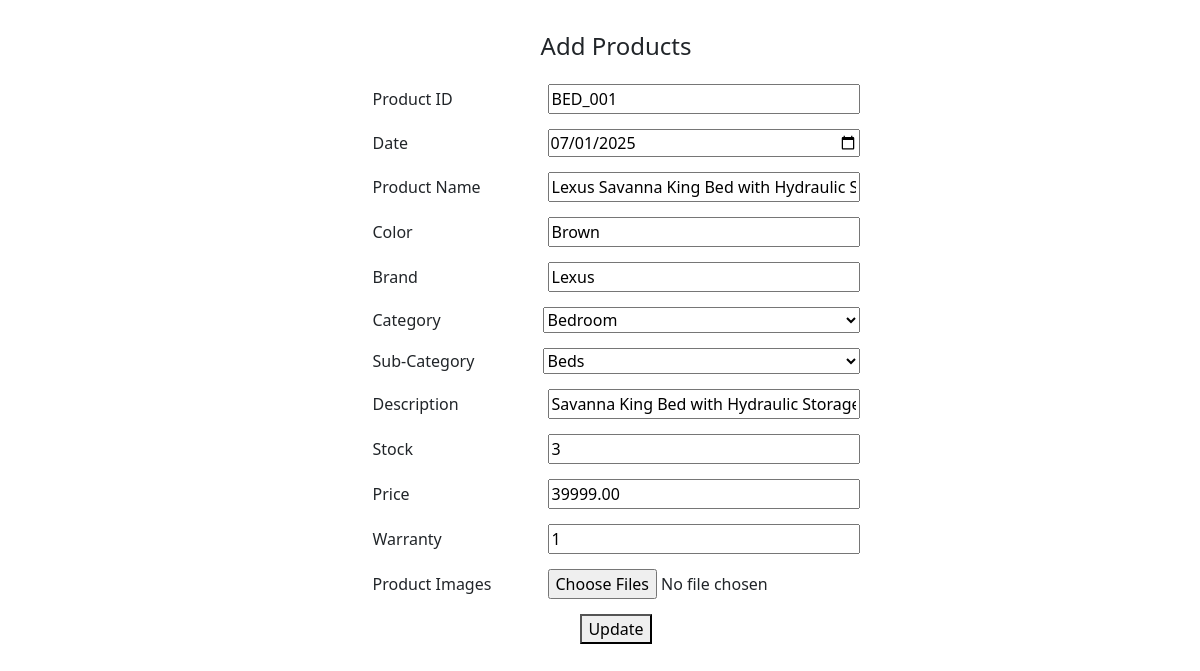
/product/update_product/BED_001, run on an earlier commit of the app's database.
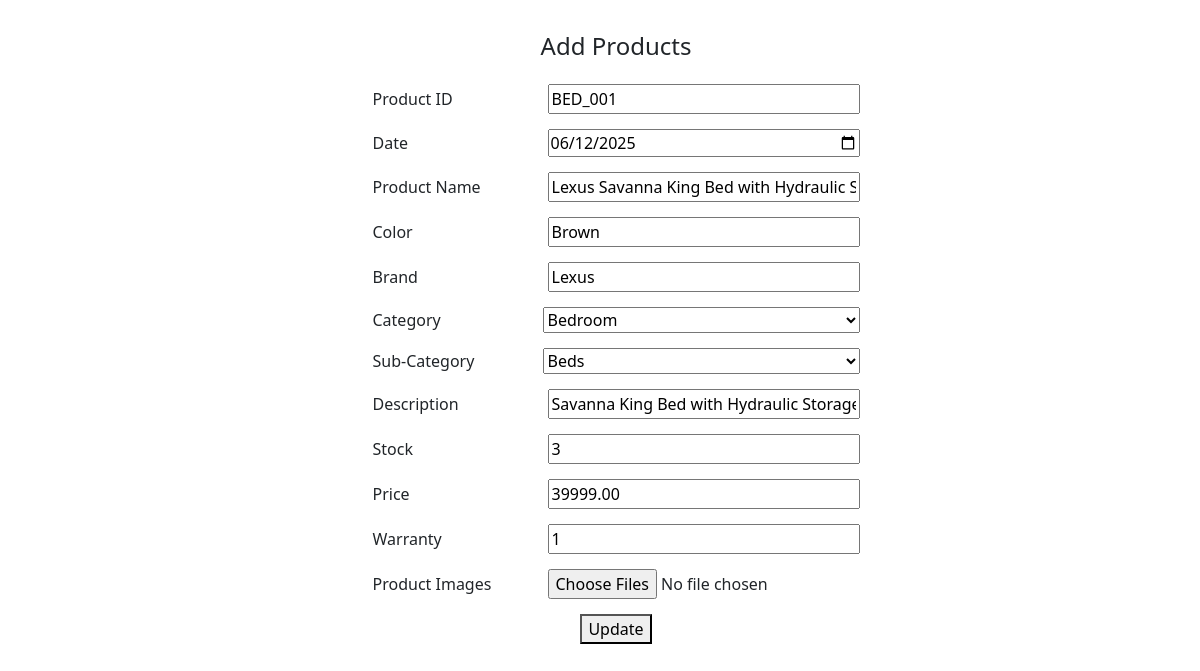
And on a later commit of the database.
### product_app/models.py (models this page shows, shortened)
class Products(models.Model):
    p_id = models.CharField(primary_key=True,max_length=20)
    date = models.DateField(default=datetime.date.today)
    p_name = models.CharField(max_length=100)
    color = models.CharField(max_length=20,blank=True,null=True)
    brand = models.CharField(max_length=20,blank=True)
    category = models.ForeignKey(Category,on_delete=models.CASCADE)
    sub_category = models.ForeignKey(Sub_category, on_delete=models.CASCADE)
    description = models.CharField(max_length=20,blank=True)
    stock = models.IntegerField()
    price = models.DecimalField(decimal_places=2,max_digits=10)
    warranty = models.CharField(max_length=20,blank=True)

### category_app/models.py (models this page shows, shortened)
class Category(models.Model):
    category_id = models.CharField(primary_key=True, max_length=20)
    category_name = models.CharField(max_length=20)
    category_image = models.ImageField(upload_to='category_image/',null=True)

### sub_category_app/models.py (models this page shows, shortened)
class Sub_category(models.Model):
    sub_cat_id = models.CharField(primary_key=True,max_length=20)
    sub_cat_name = models.CharField(max_length = 20)
    category = models.ForeignKey(Category,on_delete=models.CASCADE)
    sub_cat_image = models.ImageField(upload_to='sub_cat_image/',null=True)

### product_app/views.py (the view, shortened to what this page needs)
# urls.py: path('update_product/<str:id>',views.update_product,name='update_product'),
def update_product(request, id):
    products = Products.objects.get(p_id=id)
    product_image = Product_image.objects.filter(p_id=products).first()
    categories = Category.objects.all()
    return render(request, 'admin/product/update_product.html', locals())

### sub_category_app/context_processors.py (called while the page is built)
def all_subcategories(request):
    return {
        'all_subcategories': Sub_category.objects.all()
    }

### templates/admin/product/update_product.html (shortened to what this page needs)
{% extends 'admin/admin_extend.html' %}
{% load static %}
{% block 'style' %}
<link rel="stylesheet" href="{% static 'css/insert.css' %}">
{% endblock %}
{% block 'content' %}
    <div class="container-fluid text-center m-3 p-3">
        <h4> Add Products </h4>
        <div class="container d-flex justify-content-center">
        <form class="form-class" action="{% url 'update_product' products.p_id %}" method="POST" enctype="multipart/form-data">
            <div class="insert_id form-container">
                <label for="">
                    Product ID
                </label>
                <input style="margin-left: 25px;" type="text"  name="p_id" value={{products.p_id}}>
            </div>
             <div class="insert_id form-container">
                <label for="">
                    Date
                </label>
                <input style="margin-left: 25px;" type="date"  name="date" value={{ products.date|date:'Y-m-d' }}>
            </div>
            <div class="insert_id form-container">
                <label for="">
                    Product Name
                </label>
                <input style="margin-left: 25px;" type="text"  name="p_name" value="{{products.p_name}}">
            </div>
            <div class="insert_id form-container">
                <label for="">
                    Color
                </label>
                <input style="margin-left: 25px;" type="text"  name="color" value={{products.color}}>
            </div>
            <div class="insert_id form-container">
                <label for="">
                    Brand
                </label>
                <input style="margin-left: 25px;" type="text" name="brand" value={{products.brand}}>
            </div>
            <div class="insert_id form-container">
    <label for="">Category</label>
    <select name="category" id="category-select">
        {% for i in categories %}
            <option value="{{ i.category_id }}" {% if products.category.category_id == i.category_id %}selected{% endif %}>
                {{ i.category_name }}
            </option>
        {% endfor %}
    </select>
</div>
            <div class="insert_id form-container">
                <label for="">
                    Sub-Category
                </label>
                <select name="sub_category" id="sub-category-select">
                    <option value="">{{products.sub_category.sub_cat_name}}</option>
                </select>
            </div>
            <div class="insert_id form-container">
                <label for="">
                    Description
                </label>
                <input style="margin-left: 25px;" type="textarea"  name="description" value="{{products.description}}">
            </div>
            <div class="insert_id form-container">
                <label for="">
                    Stock
                </label>
                <input style="margin-left: 25px;" type="text"  name="stock" value={{products.stock}}>
            </div>
            <div class="insert_id form-container">
                <label for="">
                    Price
                </label>
                <input style="margin-left: 25px;" type="text"  name="price" value={{products.price}}>
            </div>
            <div class="insert_id form-container">
                <label for="">
                    Warranty
                </label>
                <input style="margin-left: 25px;" type="text"  name="warranty" value={{products.warranty}}>
            </div>
            <div class="insert_id form-container">
                <label for="">
                    Product Images
                </label>
                <input style="margin-left: 25px;" type="file" name="images" id="image-input" multiple>
            </div>
                <button> Update</button>
        </form>
    </div>
    </div>
{% endblock%}

What changed in the data, as far as the page shows it:
changed Products "BED_001": date "07/01/2025" → "06/12/2025"; warranty "1" → (not shown)
Also different on the page:
form field warranty: (not shown) → "1"
